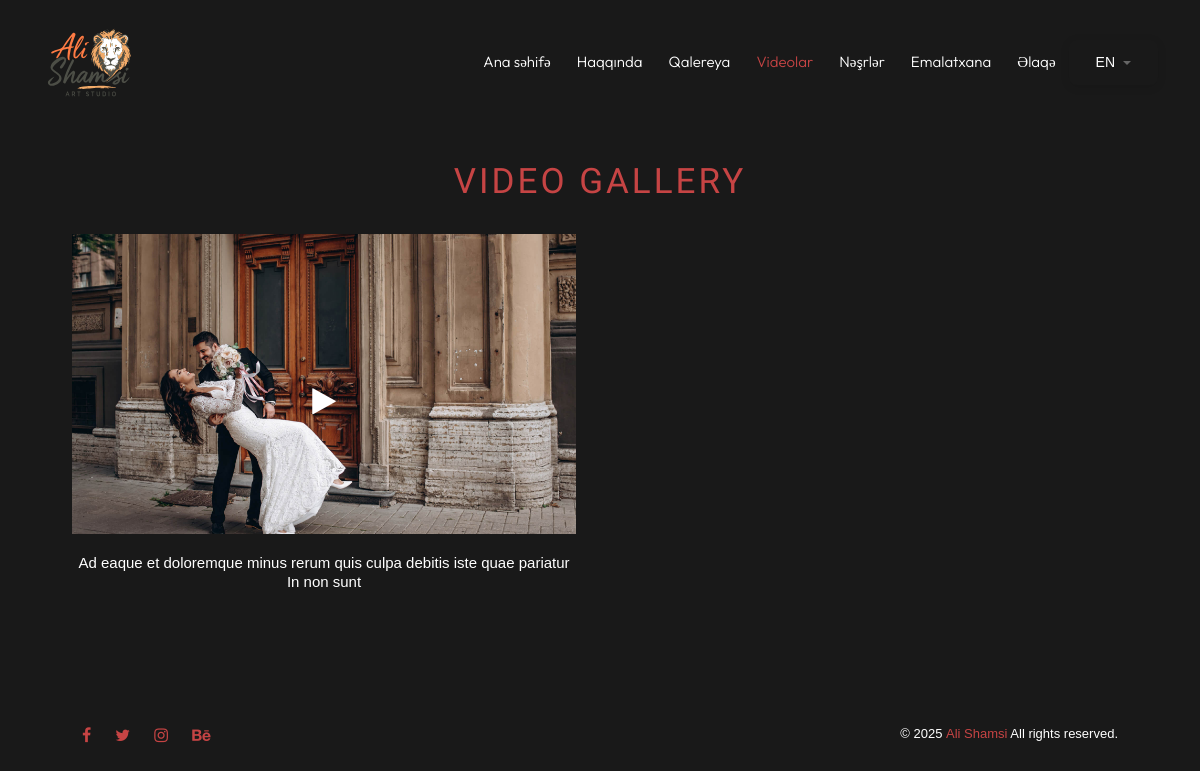
Page /videos/ on the earlier database version.
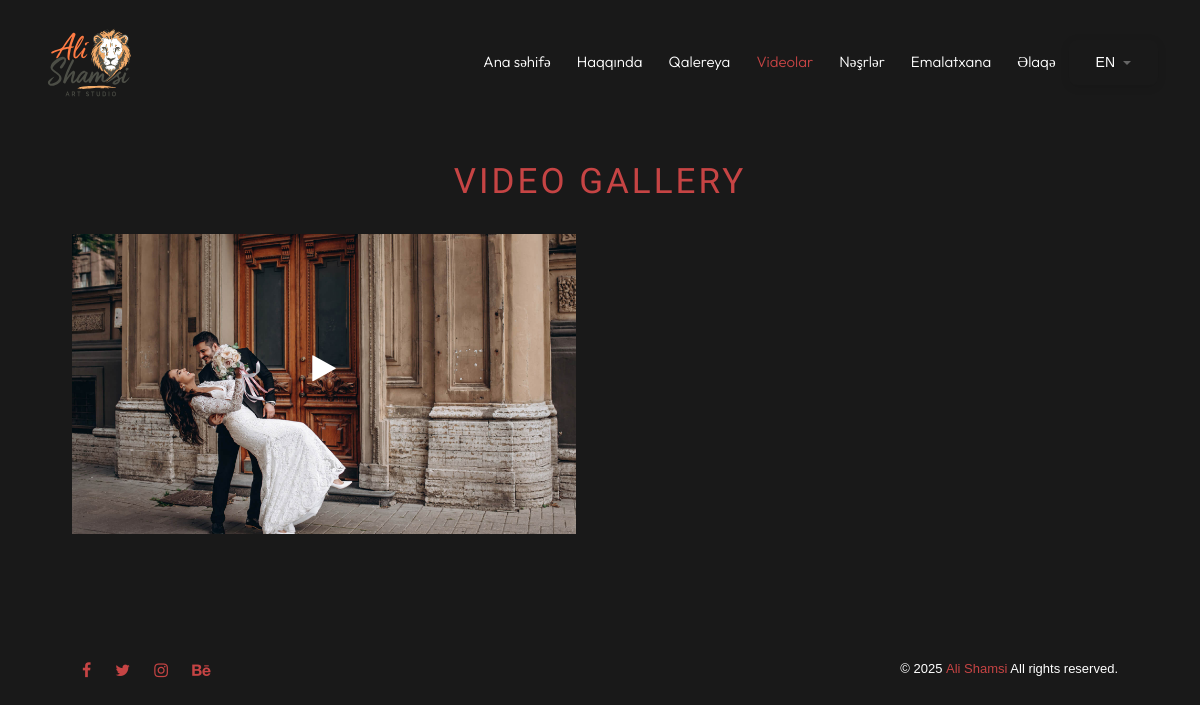
Same page on the later database version.
### gallery/models.py (models this page shows, shortened)
class VideoGallery(models.Model):
    image = models.ImageField(upload_to='videoGallery/')
    video = models.FileField(upload_to='videos/')
    title = models.CharField(max_length=255, blank=True, null=True)
    is_active = models.BooleanField(default=True)
    order = models.IntegerField(default=0)
    created_at = models.DateTimeField(auto_now_add=True)
    class Meta:
        ordering = ['order', '-created_at']

### gallery/views.py (the view)
# urls.py: path('videos/', views.gallery_video_view, name='video-gallery'),
def gallery_video_view(request):
    videos = VideoGallery.objects.filter(
        is_active=True).order_by('order', '-created_at')
    paginator = Paginator(videos, 6)
    page_obj = paginator.get_page(1)
    videos_data = []
    for video in page_obj.object_list:
        videos_data.append({
            'id': video.id,
            'image_url': video.image.url if video.image else '',
            'video_url': video.video.url if video.video else '',  # video.url yerine video.video.url
            'title': video.title,
            'created_at': video.created_at.strftime('%d %b %Y') if video.created_at else ''
        })
    context = {
        'videos': page_obj.object_list,
        'videos_json': json.dumps(videos_data),
        'has_more': page_obj.has_next(),
        'total_count': paginator.count,
        'current_page': 1,
        'total_pages': paginator.num_pages
    }
    return render(request, 'video.html', context)

### templates/video.html (shortened to what this page needs)
{% load static %} {% load i18n %}
<!DOCTYPE html>
<html lang="en">
  <head>
    <link
      href="{% static 'assets/css/animate.css' %}"
      rel="stylesheet"
      type="text/css"
    />
    <link
      href="{% static 'assets/css/bootstrap.min.css' %}"
      rel="stylesheet"
      type="text/css"
    />
    <link
      href="{% static 'assets/css/font-awesome.css' %}"
      rel="stylesheet"
      type="text/css"
    />
    <link
      href="{% static 'assets/css/swiper.css' %}"
      rel="stylesheet"
      type="text/css"
    />
    <link
      href="{% static 'assets/css/jquery.fancybox.min.css' %}"
      rel="stylesheet"
      type="text/css"
    />
    <link
      href="{% static 'assets/css/style.css' %}"
      rel="stylesheet"
      type="text/css"
    />
  </head>
  <body>
    <div id="pozo-page-wrapper">
      <div class="content-lines-wrapper">
        <div class="content-lines-inner">
          <div class="content-lines"></div>
        </div>
      </div>
      {% include 'components/navbar.html' %}
      <div class="pozo-section pt-130">
        <div class="pozo-gallery">
          <div class="container">
            <div class="row mb-4">
              <div
                class="section-head text-center col-md-12 animate-box"
                data-animate-effect="fadeInUp"
              >
                <h4>{% trans 'Video Gallery' %}</h4>
              </div>
              <div id="video-gallery-container" class="row">
                {% for video in videos %}
                <div
                  class="col-md-6 mb-40 animate-box video-item"
                  data-animate-effect="fadeInUp"
                >
                  <a
                    data-fancybox="video-gallery"
                    href="{{ video.video.url }}"
                    class="gallery-block"
                  >
                    {% if video.image %}
                    <img loading="lazy"
                      class="img-fluid gallery-img-fluid"
                      src="{{ video.image.url }}"
                      alt="{{ video.title }}"
                    />
                    {% else %}
                    <img loading="lazy"
                      class="img-fluid gallery-img-fluid"
                      src="{% static 'images/gallery/default-video.jpg' %}"
                      alt="{{ video.title }}"
                    />
                    {% endif %}
                    <p><span class="fa fa-play"></span></p>
                  </a>
                  {% if video.title %}
                  <h5>{{ video.title }}</h5>
                  {% endif %}
                </div>
                {% endfor %}
              </div>
            </div>
          </div>
        </div>
      </div>
      {% include 'components/footer.html' %}
    </div>
  </body>
</html>

Differences in the rows shown:
changed VideoGallery: title "Ad eaque et doloremque minus rerum quis culpa debitis iste quae pariatur In non sunt" → (not shown)
